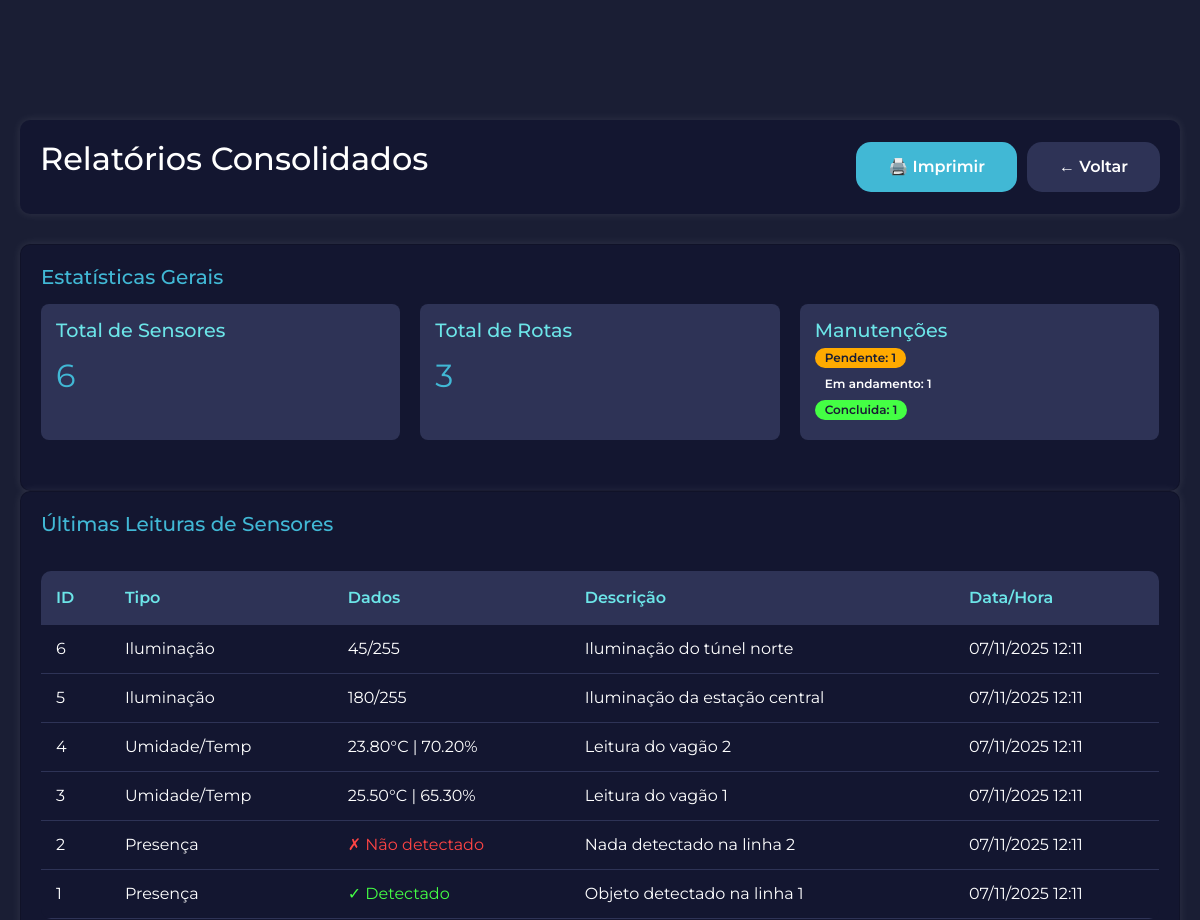
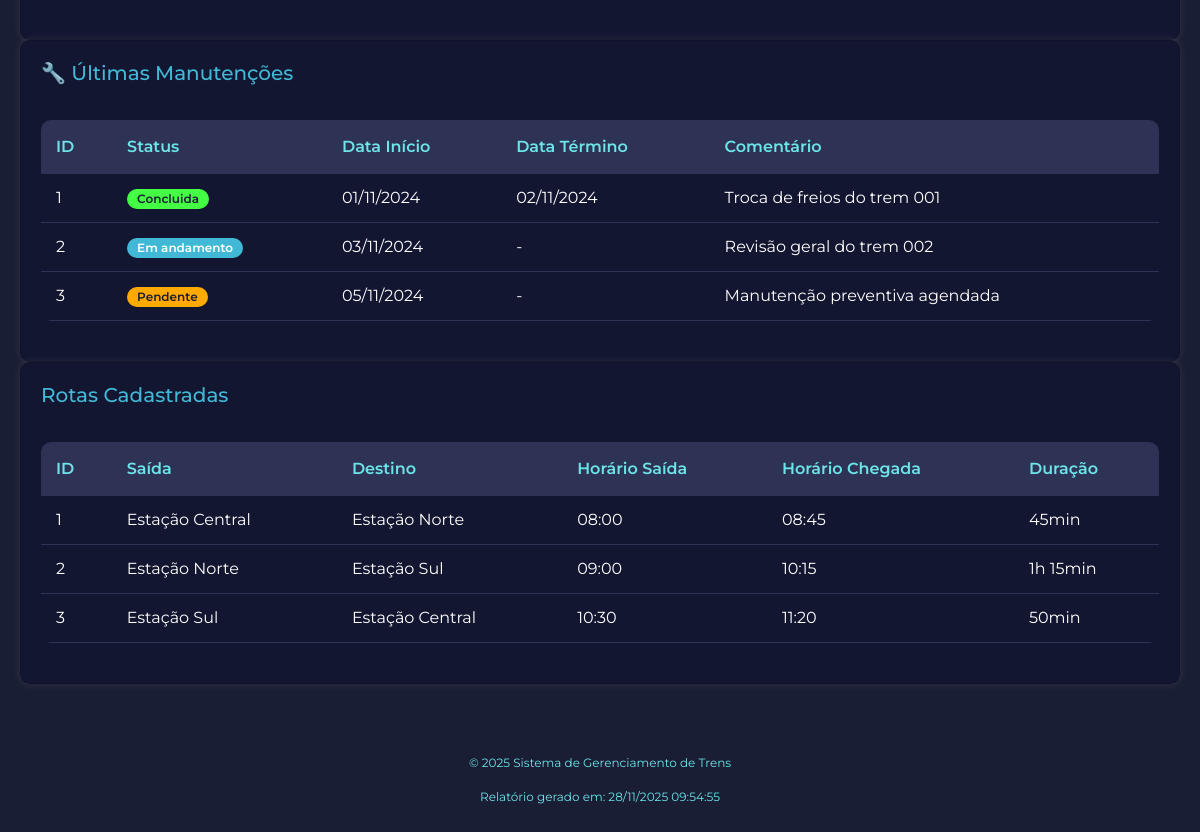
The page /relatorios/visualizar.php (signed in) on the database its author committed (2 pictures, top to bottom).
### tables this page shows
CREATE TABLE sensores (
    id_sensor INT NOT NULL AUTO_INCREMENT PRIMARY KEY,
    tipo_sensor ENUM('presenca', 'umidade_temperatura', 'iluminacao') NOT NULL,
    
     
     
    presenca_detectada TINYINT(1) DEFAULT NULL,
    
     
    temperatura DECIMAL(5,2) DEFAULT NULL,   
    umidade DECIMAL(5,2) DEFAULT NULL,       
    
     
    nivel_iluminacao INT DEFAULT NULL,       
    
     
    descricao VARCHAR(200) DEFAULT NULL,
    timestamp_leitura TIMESTAMP DEFAULT CURRENT_TIMESTAMP,
    
    INDEX idx_tipo (tipo_sensor),
    INDEX idx_timestamp (timestamp_leitura)
);

CREATE TABLE manutencoes (
    id_manutencao INT NOT NULL AUTO_INCREMENT PRIMARY KEY,
    status_manutencao ENUM('pendente', 'em_andamento', 'concluida', 'cancelada') NOT NULL DEFAULT 'pendente',
    data_inicio DATE NOT NULL,
    data_termino DATE DEFAULT NULL,
    comentario TEXT DEFAULT NULL,
    criado_em TIMESTAMP DEFAULT CURRENT_TIMESTAMP,
    atualizado_em TIMESTAMP DEFAULT CURRENT_TIMESTAMP ON UPDATE CURRENT_TIMESTAMP,
    
    INDEX idx_status (status_manutencao),
    INDEX idx_data_inicio (data_inicio)
);

CREATE TABLE rotas (
    id_rota INT NOT NULL AUTO_INCREMENT PRIMARY KEY,
    local_saida VARCHAR(100) NOT NULL,
    local_destino VARCHAR(100) NOT NULL,
    horario_saida TIME NOT NULL,
    horario_chegada TIME NOT NULL,
    criado_em TIMESTAMP DEFAULT CURRENT_TIMESTAMP,
    
    INDEX idx_saida (local_saida),
    INDEX idx_destino (local_destino)
);

### config.php (called while the page is built, shortened)
<?php
function sanitizar($texto) {
    return htmlspecialchars($texto, ENT_QUOTES, 'UTF-8');
}
function calcularDuracao($inicio, $fim) {
    $dt_inicio = new DateTime($inicio);
    $dt_fim = new DateTime($fim);
    $intervalo = $dt_inicio->diff($dt_fim);
    $horas = $intervalo->h;
    $minutos = $intervalo->i;
    if ($horas > 0) {
        return $horas . "h " . $minutos . "min";
    }
    return $minutos . "min";
}
function formatarData($data) {
    if (empty($data)) return '-';
    $dt = new DateTime($data);
    return $dt->format('d/m/Y');
}
function formatarTimestamp($timestamp) {
    $dt = new DateTime($timestamp);
    return $dt->format('d/m/Y H:i');
}
?>

### relatorios/visualizar.php (the view, shortened to what this page needs)
<?php
require_once '../config.php';
try {
    $sql = "SELECT * FROM sensores ORDER BY timestamp_leitura DESC LIMIT 10";
    $stmt = $pdo->query($sql);
    $sensores = $stmt->fetchAll();
} catch(PDOException $e) {
    $sensores = [];
}
try {
    $sql = "SELECT * FROM manutencoes ORDER BY criado_em DESC LIMIT 10";
    $stmt = $pdo->query($sql);
    $manutencoes = $stmt->fetchAll();
} catch(PDOException $e) {
    $manutencoes = [];
}
try {
    $sql = "SELECT * FROM rotas ORDER BY criado_em DESC LIMIT 10";
    $stmt = $pdo->query($sql);
    $rotas = $stmt->fetchAll();
} catch(PDOException $e) {
    $rotas = [];
}
try {
    $stmt = $pdo->query("SELECT COUNT(*) as total FROM sensores");
    $totalSensores = $stmt->fetch()['total'];
    $stmt = $pdo->query("SELECT status_manutencao, COUNT(*) as total FROM manutencoes GROUP BY status_manutencao");
    $statusManutencoes = $stmt->fetchAll();
    $stmt = $pdo->query("SELECT COUNT(*) as total FROM rotas");
    $totalRotas = $stmt->fetch()['total'];
} catch(PDOException $e) {
    $totalSensores = 0;
    $statusManutencoes = [];
    $totalRotas = 0;
}
?>
<!DOCTYPE html>
<html lang="pt-BR">
<head>
    <link href="https://cdn.jsdelivr.net/npm/bootstrap@5.3.8/dist/css/bootstrap.min.css" rel="stylesheet">
    <link rel="stylesheet" href="../css/estilo.css">
</head>
<body>
    <div class="container" style="padding-top: 120px;">
        <div class="header-dashboard">
            <h1>Relatórios Consolidados</h1>
            <div style="display: flex; gap: 10px;">
                <button onclick="window.print()" class="botao botao-primario">🖨️ Imprimir</button>
                <a href="../dashboard.php" class="botao botao-secundario">← Voltar</a>
            </div>
        </div>
        <div class="card">
            <h2>Estatísticas Gerais</h2>
            <div class="cards-container">
                <div style="background-color: #2e3356; padding: 15px; border-radius: 8px;">
                    <h3 style="color: #6ce5e8; margin: 0;">Total de Sensores</h3>
                    <p style="font-size: 32px; margin: 10px 0; color: #41b8d5;"><?= $totalSensores ?></p>
                </div>
                <div style="background-color: #2e3356; padding: 15px; border-radius: 8px;">
                    <h3 style="color: #6ce5e8; margin: 0;">Total de Rotas</h3>
                    <p style="font-size: 32px; margin: 10px 0; color: #41b8d5;"><?= $totalRotas ?></p>
                </div>
                <div style="background-color: #2e3356; padding: 15px; border-radius: 8px;">
                    <h3 style="color: #6ce5e8; margin: 0;">Manutenções</h3>
                    <?php foreach($statusManutencoes as $status): ?>
                        <p style="margin: 5px 0;">
                            <span class="badge badge-<?= $status['status_manutencao'] ?>">
                                <?= ucfirst(str_replace('_', ' ', $status['status_manutencao'])) ?>: <?= $status['total'] ?>
                            </span>
                        </p>
                    <?php endforeach; ?>
                </div>
            </div>
        </div>
        <div class="card">
            <h2>Últimas Leituras de Sensores</h2>
            <?php if (empty($sensores)): ?>
                <p style="text-align: center; color: #6ce5e8;">Nenhum sensor registrado.</p>
            <?php else: ?>
                <div class="tabela-container">
                    <table class="tabela">
                        <thead>
                            <tr>
                                <th>ID</th>
                                <th>Tipo</th>
                                <th>Dados</th>
                                <th>Descrição</th>
                                <th>Data/Hora</th>
                            </tr>
                        </thead>
                        <tbody>
                            <?php foreach($sensores as $sensor): ?>
                            <tr>
                                <td><?= $sensor['id_sensor'] ?></td>
                                <td>
                                    <?php
                                    $tipos = [
                                        'presenca' => 'Presença',
                                        'umidade_temperatura' => 'Umidade/Temp',
                                        'iluminacao' => 'Iluminação'
                                    ];
                                    echo $tipos[$sensor['tipo_sensor']] ?? $sensor['tipo_sensor'];
                                    ?>
                                </td>
                                <td>
                                    <?php
                                    if ($sensor['tipo_sensor'] == 'presenca') {
                                        echo $sensor['presenca_detectada'] ?
                                            '<span style="color: #44ff44;">✓ Detectado</span>' :
                                            '<span style="color: #ff4444;">✗ Não detectado</span>';
                                    } elseif ($sensor['tipo_sensor'] == 'umidade_temperatura') {
                                        echo "" . $sensor['temperatura'] . "°C | ";
                                        echo "" . $sensor['umidade'] . "%";
                                    } elseif ($sensor['tipo_sensor'] == 'iluminacao') {
                                        echo "" . $sensor['nivel_iluminacao'] . "/255";
                                    }
                                    ?>
                                </td>
                                <td><?= sanitizar($sensor['descricao'] ?? '-') ?></td>
                                <td><?= formatarTimestamp($sensor['timestamp_leitura']) ?></td>
                            </tr>
                            <?php endforeach; ?>
                        </tbody>
                    </table>
                </div>
            <?php endif; ?>
        </div>
        <div class="card">
            <h2>🔧 Últimas Manutenções</h2>
            <?php if (empty($manutencoes)): ?>
                <p style="text-align: center; color: #6ce5e8;">Nenhuma manutenção registrada.</p>
            <?php else: ?>
                <div class="tabela-container">
                    <table class="tabela">
                        <thead>
                            <tr>
                                <th>ID</th>
                                <th>Status</th>
                                <th>Data Início</th>
                                <th>Data Término</th>
                                <th>Comentário</th>
                            </tr>
                        </thead>
                        <tbody>
                            <?php foreach($manutencoes as $man): ?>
                            <tr>
                                <td><?= $man['id_manutencao'] ?></td>
                                <td>
                                    <?php
                                    $badges = [
                                        'pendente' => 'badge-pendente',
                                        'em_andamento' => 'badge-andamento',
                                        'concluida' => 'badge-concluida',
                                        'cancelada' => 'badge-cancelada'
                                    ];
                                    $classe = $badges[$man['status_manutencao']] ?? '';
                                    ?>
                                    <span class="badge <?= $classe ?>">
                                        <?= ucfirst(str_replace('_', ' ', $man['status_manutencao'])) ?>
                                    </span>
                                </td>
                                <td><?= formatarData($man['data_inicio']) ?></td>
                                <td><?= formatarData($man['data_termino']) ?></td>
                                <td><?= sanitizar(substr($man['comentario'], 0, 80)) ?></td>
                            </tr>
                            <?php endforeach; ?>
                        </tbody>
                    </table>
                </div>
            <?php endif; ?>
        </div>
        <div class="card">
            <h2>Rotas Cadastradas</h2>
            <?php if (empty($rotas)): ?>
                <p style="text-align: center; color: #6ce5e8;">Nenhuma rota registrada.</p>
            <?php else: ?>
                <div class="tabela-container">
                    <table class="tabela">
                        <thead>
                            <tr>
                                <th>ID</th>
                                <th>Saída</th>
                                <th>Destino</th>
                                <th>Horário Saída</th>
                                <th>Horário Chegada</th>
                                <th>Duração</th>
                            </tr>
                        </thead>
                        <tbody>
                            <?php foreach($rotas as $rota): ?>
                            <tr>
                                <td><?= $rota['id_rota'] ?></td>
                                <td><?= sanitizar($rota['local_saida']) ?></td>
                                <td><?= sanitizar($rota['local_destino']) ?></td>
                                <td><?= substr($rota['horario_saida'], 0, 5) ?></td>
                                <td><?= substr($rota['horario_chegada'], 0, 5) ?></td>
                                <td><?= calcularDuracao($rota['horario_saida'], $rota['horario_chegada']) ?></td>
                            </tr>
                            <?php endforeach; ?>
                        </tbody>
                    </table>
                </div>
            <?php endif; ?>
        </div>
        <div class="rodape">
            <p>© 2025 Sistema de Gerenciamento de Trens</p>
            <p>Relatório gerado em: <?= date('d/m/Y H:i:s') ?></p>
        </div>
    </div>
</body>
</html>

### css/estilo.css (style rules this page uses)
* { margin: 0; padding: 0; box-sizing: border-box; font-family: "Montserrat", sans-serif; }
body { background-color: #1a1e34; color: white; min-height: 100vh; }
.container { max-width: 1200px; margin: 0 auto; padding: 20px; }
h1 { color: white; font-size: 2rem; margin-bottom: 1rem; }
h2 { color: #41b8d5; font-size: 1.5rem; margin-bottom: 1rem; }
h3 { color: rgb(207, 207, 207); font-size: 1.2rem; margin-top: 0; }
.botao { padding: 0.8rem 2rem; border: none; border-radius: 15px; cursor: pointer; font-size: 16px; font-weight: 600; transition: all 0.3s; text-decoration: none; display: inline-block; }
.botao-primario { background-color: #41b8d5; color: white; }
.botao-secundario { background-color: #2e3356; color: white; }
.header-dashboard { background-color: #131630; border-radius: 10px; padding: 20px; margin-bottom: 30px; display: flex; justify-content: space-between; align-items: center; box-shadow: 0px 0px 10px rgba(255, 255, 255, 0.1); flex-wrap: wrap; gap: 15px; }
.cards-container { display: grid; grid-template-columns: repeat(auto-fit, minmax(300px, 1fr)); gap: 20px; margin-bottom: 30px; }
.card { background-color: #131630; border-radius: 10px; padding: 20px; box-shadow: 0px 0px 10px rgba(255, 255, 255, 0.1); }
.card h2 { color: #41b8d5; margin-bottom: 15px; font-size: 20px; }
.card p { color: white; margin: 10px 0; font-size: 14px; }
.tabela-container { overflow-x: auto; margin: 20px 0; }
.tabela { width: 100%; border-collapse: collapse; background-color: #131630; border-radius: 10px; overflow: hidden; }
.tabela thead { background-color: #2e3356; }
.tabela th { padding: 15px; text-align: left; color: #6ce5e8; font-weight: 600; }
.tabela td { padding: 12px 15px; border-bottom: 1px solid #2e3356; color: white; }
.badge { display: inline-block; padding: 4px 10px; border-radius: 12px; font-size: 12px; font-weight: 600; }
.badge-pendente { background-color: #ffaa00; color: #1a1e34; }
.badge-andamento { background-color: #41b8d5; color: white; }
.badge-concluida { background-color: #44ff44; color: #1a1e34; }
.rodape { text-align: center; margin-top: 50px; padding: 20px; color: #6ce5e8; font-size: 12px; }

### rows shown on the page
sensores: id_sensor "6", tipo_sensor "Iluminação", nivel_iluminacao "45", descricao "Iluminação do túnel norte", timestamp_leitura "07/11/2025 12:11"
sensores: id_sensor "5", tipo_sensor "Iluminação", nivel_iluminacao "180", descricao "Iluminação da estação central", timestamp_leitura "07/11/2025 12:11"
sensores: id_sensor "4", tipo_sensor "Umidade/Temp", temperatura "23.80", umidade "70.20", descricao "Leitura do vagão 2", timestamp_leitura "07/11/2025 12:11"
sensores: id_sensor "3", tipo_sensor "Umidade/Temp", temperatura "25.50", umidade "65.30", descricao "Leitura do vagão 1", timestamp_leitura "07/11/2025 12:11"
sensores: id_sensor "2", tipo_sensor "Presença", presenca_detectada "✗ Não detectado", descricao "Nada detectado na linha 2", timestamp_leitura "07/11/2025 12:11"
sensores: id_sensor "1", tipo_sensor "Presença", presenca_detectada "✓ Detectado", descricao "Objeto detectado na linha 1", timestamp_leitura "07/11/2025 12:11"
manutencoes: id_manutencao "1", status_manutencao "Concluida", data_inicio "01/11/2024", data_termino "02/11/2024", comentario "Troca de freios do trem 001"
manutencoes: id_manutencao "2", status_manutencao "Em andamento", data_inicio "03/11/2024", data_termino "-", comentario "Revisão geral do trem 002"
manutencoes: id_manutencao "3", status_manutencao "Pendente", data_inicio "05/11/2024", data_termino "-", comentario "Manutenção preventiva agendada"
rotas: id_rota "1", local_saida "Estação Central", local_destino "Estação Norte", horario_saida "08:00", horario_chegada "08:45", horario_saida+horario_chegada "45min"
rotas: id_rota "2", local_saida "Estação Norte", local_destino "Estação Sul", horario_saida "09:00", horario_chegada "10:15", horario_saida+horario_chegada "1h 15min"
rotas: id_rota "3", local_saida "Estação Sul", local_destino "Estação Central", horario_saida "10:30", horario_chegada "11:20", horario_saida+horario_chegada "50min"

### other values the page prints
$totalSensores "6"
$totalRotas "3"
str_replace('_', ' ', $status['status_manutencao']) "Pendente"
$status['total'] "1"
str_replace('_', ' ', $status['status_manutencao']) "Em andamento"
str_replace('_', ' ', $status['status_manutencao']) "Concluida"
